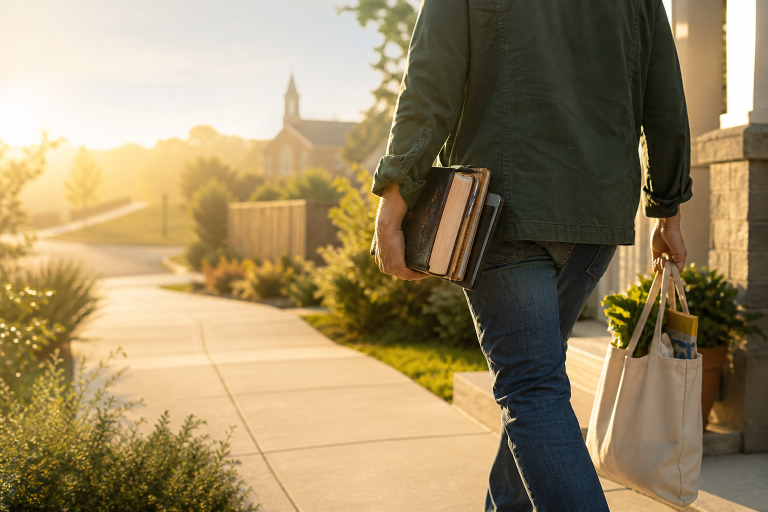
#> input picture assets/daily-devotion.png, 1536 x 1024 px (shown at 1/2 size)
$ python create_logo_intro_cards.py
#> lines starting #> are read from the running program, lines starting #| are printed output that depends on the picture
#> in base_background, background is the input picture: PIL image 1536x1024 RGB; mean R, G, B 154.2, 136.2, 100.8
from pathlib import Path

from PIL import Image, ImageDraw, ImageFilter, ImageFont


ROOT = Path(__file__).resolve().parents[2]
OUT = Path(__file__).resolve().parent
DARK_GREEN = (21, 43, 35, 255)
MID_GREEN = (38, 72, 58, 255)
GOLD = (205, 161, 72, 255)
CREAM = (255, 252, 239, 255)


# [7 lines left out: function load_font, not called in this run]


def cover_crop(image, width, height):
#> called with width = 1920, height = 1080
    scale = max(width / image.width, height / image.height)
#> scale = 1.25
    image = image.resize((int(image.width * scale), int(image.height * scale)), Image.LANCZOS)
    left = (image.width - width) // 2
#> left = 0
    top = (image.height - height) // 2
#> top = 100
    return image.crop((left, top, left + width, top + height))
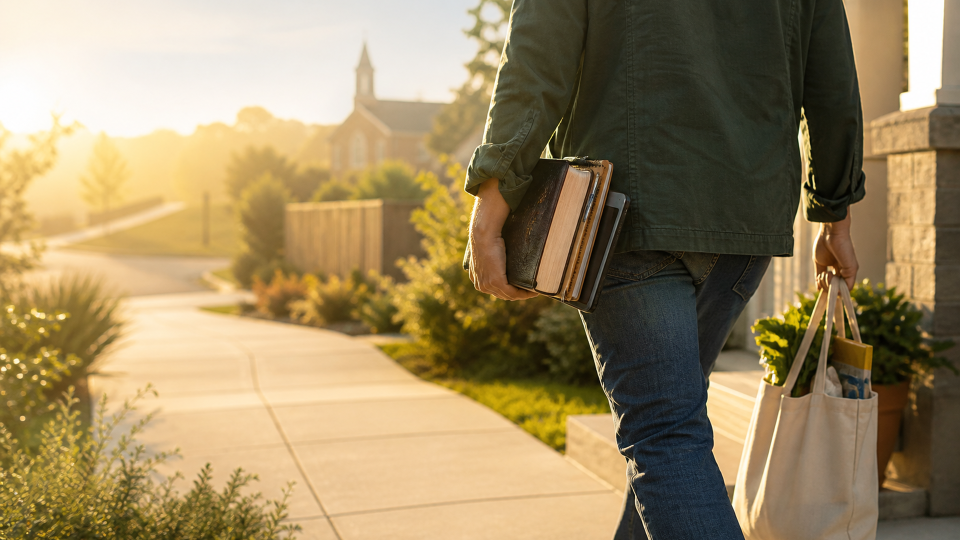
#> returned value: PIL image 1920x1080 RGB (shown at 1/2 size); mean R, G, B 155.1, 135.9, 98.5


# [4 lines left out: function draw_centered, not called in this run]


def rounded_panel(width, height, box, radius=54, fill=(255, 252, 239, 116), outline=(255, 255, 255, 150), shadow=True):
    layer = Image.new("RGBA", (width, height), (0, 0, 0, 0))
    draw = ImageDraw.Draw(layer)
    if shadow:
        shadow_layer = Image.new("RGBA", (width, height), (0, 0, 0, 0))
        shadow_draw = ImageDraw.Draw(shadow_layer)
        shadow_draw.rounded_rectangle(box, radius=radius, fill=(10, 35, 26, 30))
        layer = Image.alpha_composite(layer, shadow_layer.filter(ImageFilter.GaussianBlur(22)))
    draw.rounded_rectangle(box, radius=radius, fill=fill, outline=outline, width=2)
    return layer


def add_path_lines(frame, opacity=74):
    width, height = frame.size
    lines = Image.new("RGBA", (width, height), (0, 0, 0, 0))
    draw = ImageDraw.Draw(lines)
    draw.line((width * 0.18, height, width * 0.48, 0), fill=(255, 255, 255, opacity), width=max(10, width // 118))
    draw.line((width * 0.24, height, width * 0.54, 0), fill=(31, 75, 59, opacity // 3), width=max(4, width // 300))
    draw.arc((width * 0.24, height * 0.72, width * 0.76, height * 1.03), 205, 332, fill=(205, 161, 72, opacity + 25), width=max(5, width // 210))
    draw.arc((width * 0.32, height * 0.75, width * 0.68, height * 0.98), 205, 332, fill=(31, 75, 59, opacity + 8), width=max(3, width // 360))
    return Image.alpha_composite(frame, lines)


def base_background(width, height):
    background = Image.open(ROOT / "assets" / "daily-devotion.png").convert("RGB")
    background = cover_crop(background, width, height).filter(ImageFilter.GaussianBlur(1.2))
#> background: PIL image 1920x1080 RGB
    frame = Image.alpha_composite(background.convert("RGBA"), Image.new("RGBA", (width, height), (229, 241, 224, 100)))
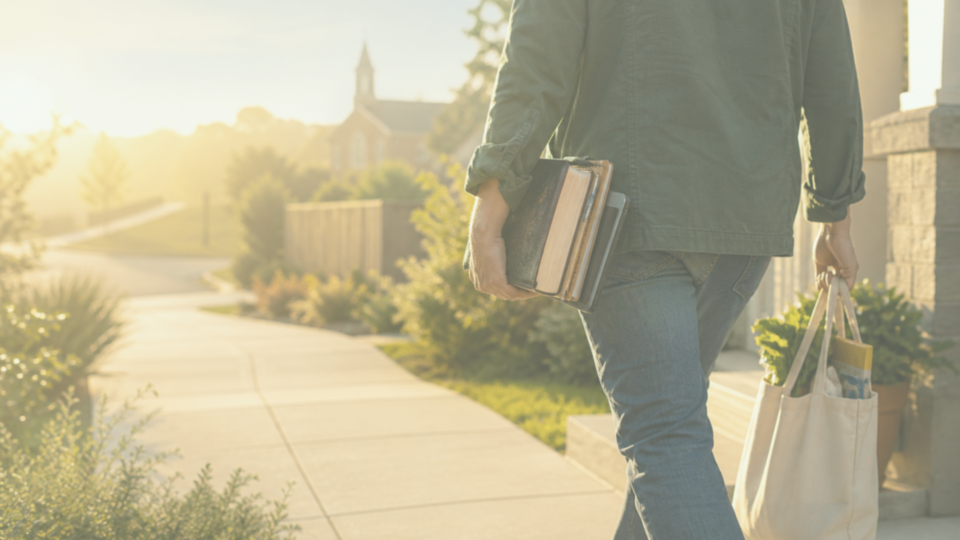
#> frame: PIL image 1920x1080 RGBA (shown at 1/2 size); mean R, G, B, A 184.1, 177.1, 147.7, 255

    vignette = Image.new("L", (width, height), 0)
#> vignette: PIL image 1920x1080 L; every value is 0
    draw = ImageDraw.Draw(vignette)
    draw.ellipse((-360, -260, width + 360, height + 360), fill=220)
    vignette = vignette.filter(ImageFilter.GaussianBlur(120))
    shade = Image.new("RGBA", (width, height), (19, 46, 37, 92))
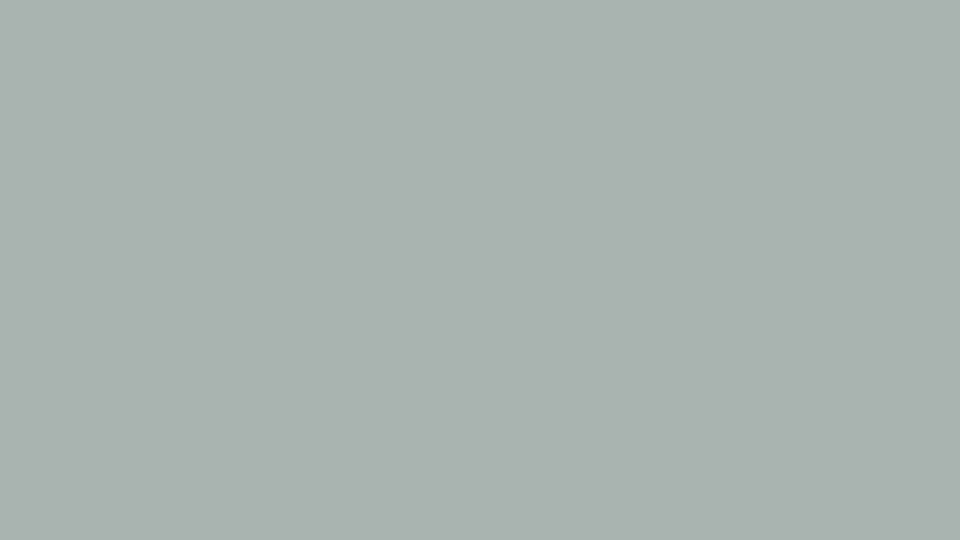
#> shade: PIL image 1920x1080 RGBA (shown at 1/2 size); mean R, G, B, A 19, 46, 37, 92; transparent parts drawn white
    frame = Image.composite(frame, Image.alpha_composite(frame, shade), vignette.point(lambda value: 255 - value))
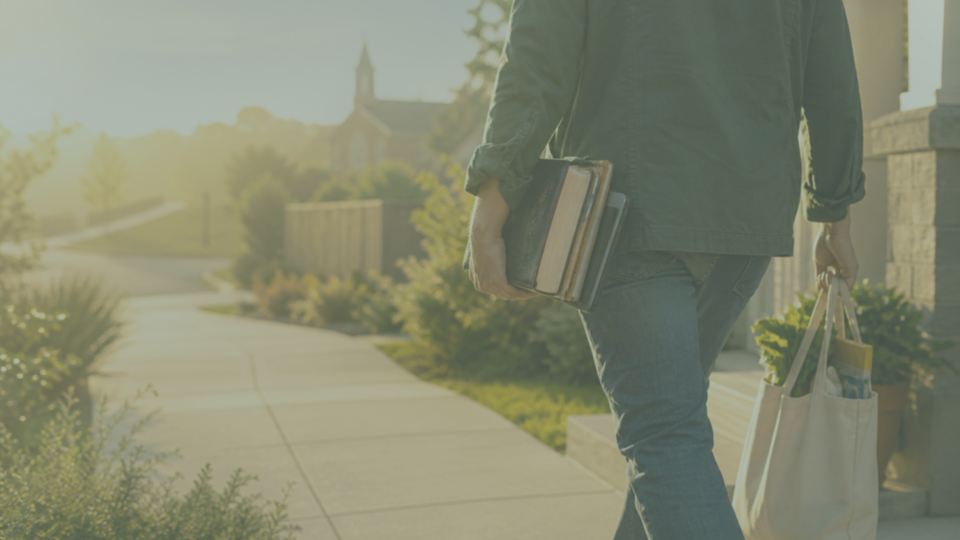
#> frame: PIL image 1920x1080 RGBA (shown at 1/2 size); mean R, G, B, A 132.9, 136.4, 113.3, 255
    frame = add_path_lines(frame, 58)
#> in add_path_lines, `lines = Image.new("RGBA", (width, height), (0, 0, 0, 0))`: lines: PIL image 1920x1080 RGBA; every value is 0
    return Image.alpha_composite(frame, rounded_panel(width, height, (292, 98, width - 292, height - 96), radius=64, fill=(255, 252, 239, 112)))
#> in rounded_panel, `layer = Image.alpha_composite(layer, shadow_layer.filter(ImageFilter.G..`:
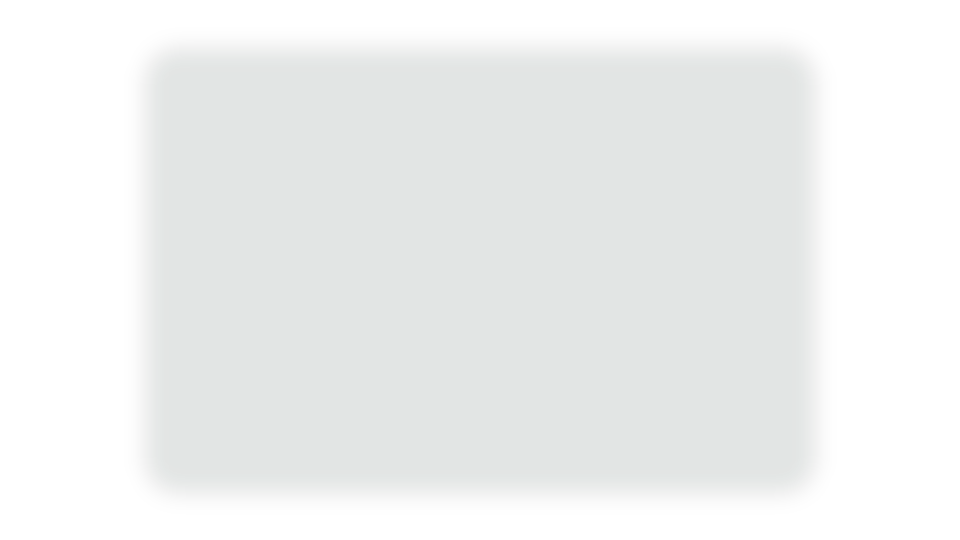
#> layer: PIL image 1920x1080 RGBA (shown at 1/2 size); mean R, G, B, A 5.7, 20, 14.8, 17.1; transparent parts drawn white


# [12 lines left out: function mobile_background, not called in this run]


def add_logo(frame, y, logo_size):
#> called with y = 150, logo_size = 330
    width, height = frame.size
#> width = 1920; height = 1080
#> (the run stopped early here; a loop or call above may not have finished)
